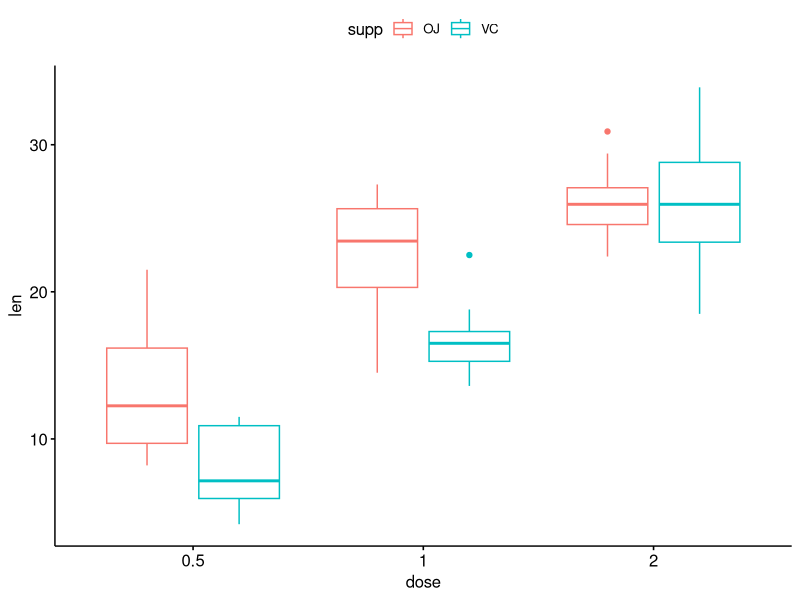
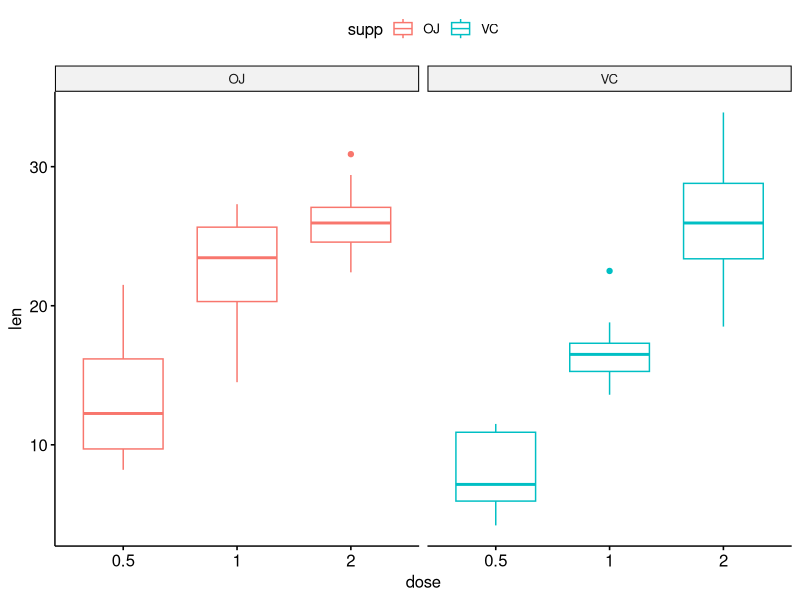
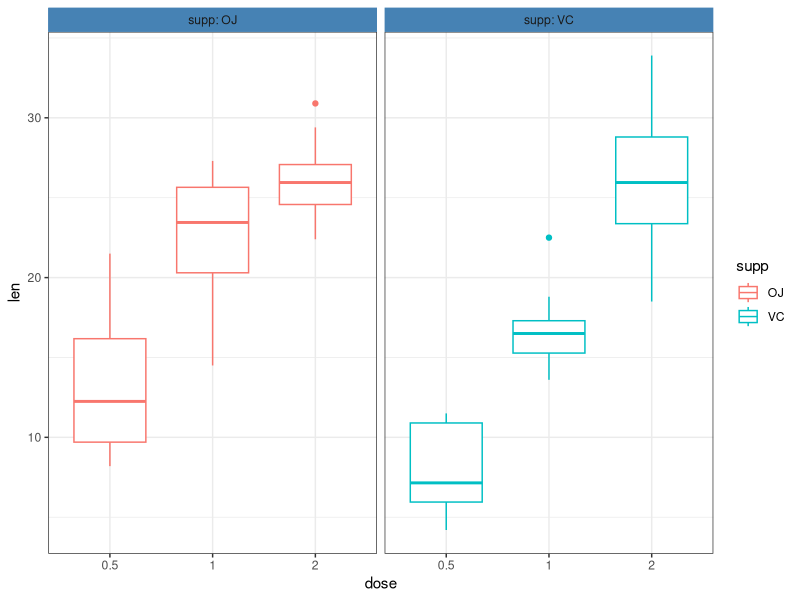

These figures' R source, in order:
library(ggpubr)


### Name: facet
### Title: Facet a ggplot into Multiple Panels
### Aliases: facet

### ** Examples

p <- ggboxplot(ToothGrowth, x = "dose", y = "len",
      color = "supp")
print(p)

facet(p, facet.by = "supp")

# Customize
facet(p + theme_bw(), facet.by = "supp",
  short.panel.labs = FALSE,   # Allow long labels in panels
  panel.labs.background = list(fill = "steelblue", color = "steelblue")
)
